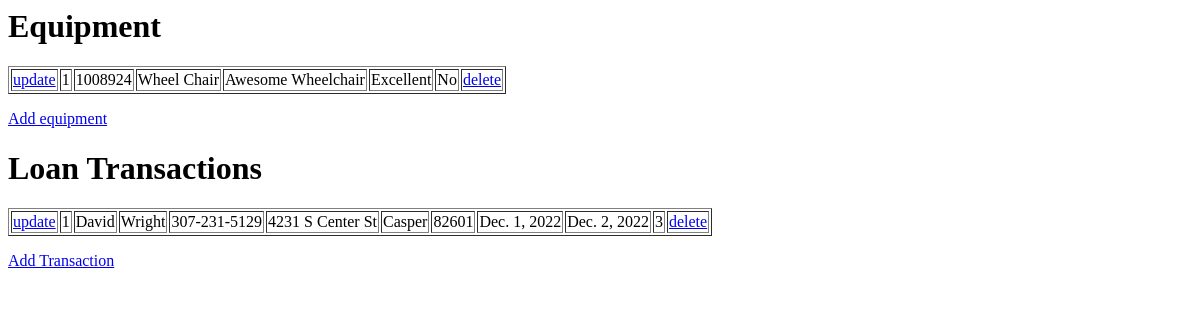
Before: / with the older database file.
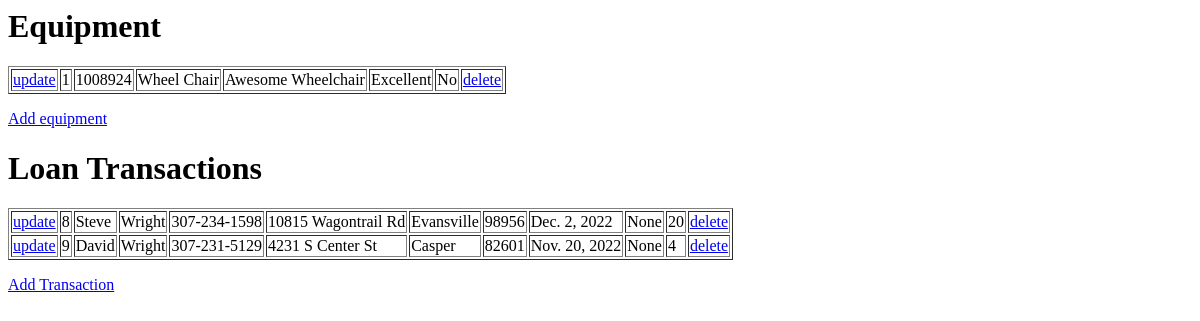
After: the same page with the newer database file.
### loans/models.py (models this page shows)
class Equipment(models.Model):
    invnumber = models.IntegerField()
    category = models.CharField(max_length=10)
    description = models.CharField(max_length=225)
    condition = models.CharField(max_length=225)
    checkedout = models.CharField(max_length=5)

class Loans(models.Model):
    first_name = models.CharField(max_length=50)
    last_name = models.CharField (max_length=50)
    phone_number = models.CharField(max_length=20)
    address = models.CharField(max_length=50)
    city = models.CharField(max_length=20)
    zip = models.IntegerField()
    date_out = models.DateField(blank=True, null=True)
    date_in = models.DateField(blank=True, null=True)
    equip_id = models.IntegerField(blank=True, null=True)

### loans/views.py (the view)
# urls.py: 2. Add a URL to urlpatterns:  path('', views.home, name='home')
def home(request):
 items = Equipment.objects.all().values()
 clients = Loans.objects.all().values()
 template = loader.get_template('home.html')
 context = {
   'items': items,
   'clients': clients,
 }
 return HttpResponse(template.render(context, request))

### loans/templates/home.html
<h1>Equipment</h1>
<table border="1">
{% for x in items %}
<tr>
   <td><a href="update/{{ x.id }}">update</a></td>
   <td>{{ x.id }}</td>
   <td>{{ x.invnumber }}</td>
   <td>{{ x.category }}</td>
   <td>{{ x.description }}</td>
   <td>{{ x.condition }}</td>
   <td>{{ x.checkedout }}</td>
   <td><a href="del_equip/{{ x.id }}">delete</a></td>
</tr>
{% endfor %}
</table>
<p>
   <a href="add/">Add equipment</a>
   </p>
<h1>Loan Transactions</h1>
<table border="1">
{% for x in clients %}
<tr>
   <td><a href="update1/{{ x.id }}">update</a></td>
   <td>{{ x.id }}</td>
   <td>{{ x.first_name }}</td>
   <td>{{ x.last_name }}</td>
   <td>{{ x.phone_number }}</td>
   <td>{{ x.address }}</td>
   <td>{{ x.city }}</td>
   <td>{{ x.zip }}</td>
   <td>{{ x.date_out }}</td>
   <td>{{ x.date_in }}</td>
   <td>{{ x.equip_id }}</td>
   <td><a href="del_client/{{ x.id }}">delete</a></td>
</tr>
{% endfor %}
</table>
<p>
   <a href="add_loan/">Add Transaction</a>
   </p>

Changed rows visible on the page:
removed Loans: id "1", first_name "David", last_name "Wright", phone_number "307-231-5129", address "4231 S Center St", city "Casper", zip "82601", date_out "Dec. 1, 2022", date_in "Dec. 2, 2022", equip_id "3"
added Loans: id "8", first_name "Steve", last_name "Wright", phone_number "307-234-1598", address "10815 Wagontrail Rd", city "Evansville", zip "98956", date_out "Dec. 2, 2022", date_in "None", equip_id "20"
added Loans: id "9", first_name "David", last_name "Wright", phone_number "307-231-5129", address "4231 S Center St", city "Casper", zip "82601", date_out "Nov. 20, 2022", date_in "None", equip_id "4"
